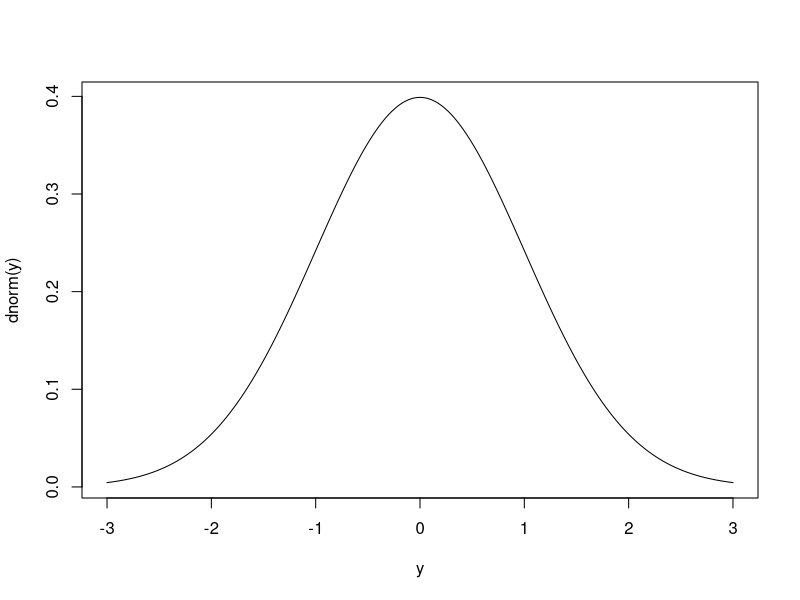
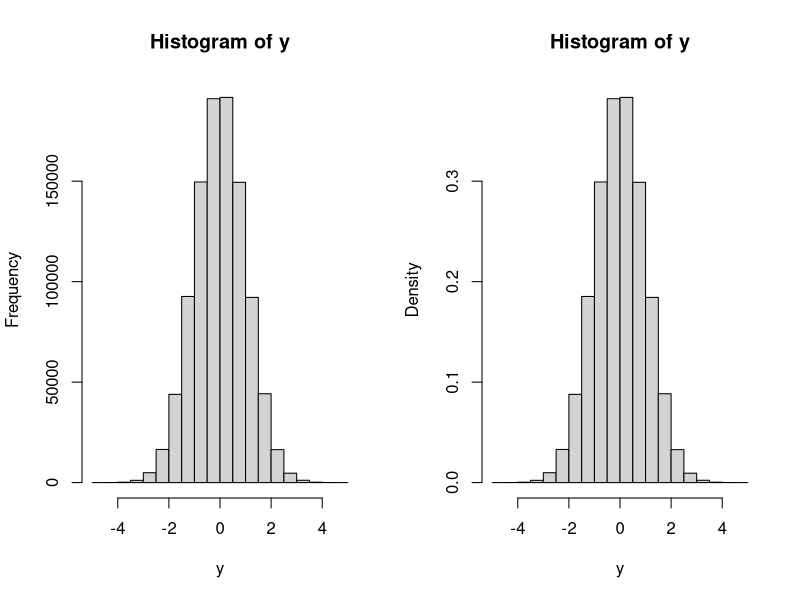
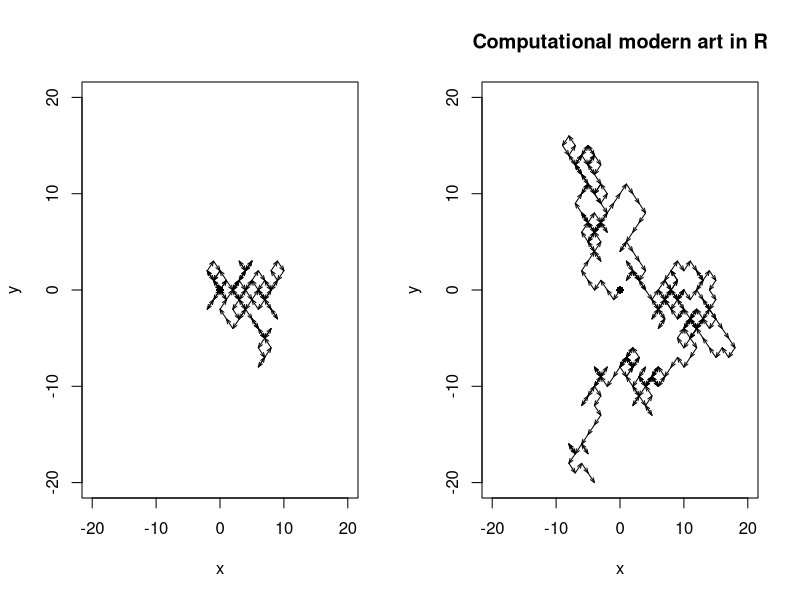

Recreate these plots in R, in order.
## ---- chunk 1
y <- seq(-3, 3, length = 300)
par(mfrow = c(1, 1))
plot(y, dnorm(y), type = "l")

pnorm(-2)

pnorm(-1.96)

qnorm(0.975)

n <- 1e+06
y <- rnorm(n)

# empirical analogs of the distributional quantities above
par(mfrow = c(1, 2))
hist(y)
hist(y, probability = TRUE)

mean(y)

mean(y <= -2)
# sum(y <= 2)/n

sort(y)[round(0.975 * n)]
# empirical 97.5th percentile

## ---- chunk 2
x = 4
y = 7
if (x > 3 && y < 5) {
print("success")
print("doing some stuff")
} else {
4
print("failure")
print("doing something different")
}
## ---- chunk 3
nSteps <- 100
track <- matrix(NA, nr = nSteps, nc = 2)
track[1, ] <- c(0, 0)
bound <- 20
plot(track[1, 1], track[1, 2], xlim = c(-bound, bound), ylim =
c(-bound,
bound), pch = 16, xlab = "x", ylab = "y")
for (it in 2:nSteps) {
track[it, ] <- track[it - 1, ] + sample(c(-1, 1), 2, replace =
TRUE)
arrows(track[it - 1, 1], track[it - 1, 2], track[it, 1], track[it,
2], length = 0.05,
angle = 20)
}
## ---- chunk 4
maxSteps <- 1000
track <- matrix(NA, nr = maxSteps, nc = 2)
track[1, ] <- c(0, 0)
bound <- 20
plot(track[1, 1], track[1, 2], xlim = c(-bound, bound), ylim =
c(-bound, bound), pch = 16, xlab = "x", ylab = "y")
it <- 1
while (max(abs(track[it, ])) < bound && it < maxSteps) {
it <- it + 1
track[it, ] <- track[it - 1, ] + sample(c(-1, 1), 2, replace =
TRUE)
arrows(track[it - 1, 1], track[it - 1, 2], track[it, 1], track[it,
2], length = 0.05,
angle = 20)
}
title(main = "Computational modern art in R")
